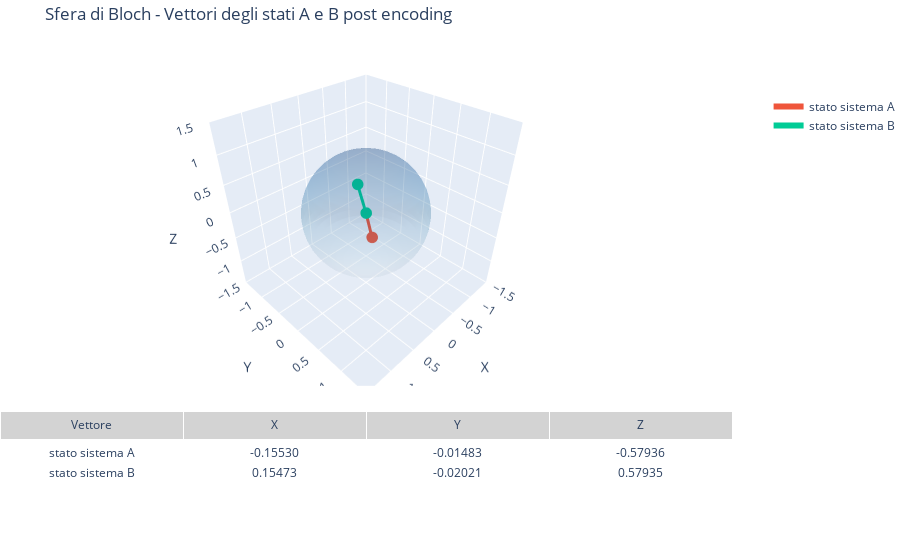

Here is the notebook cell this chart was saved with:
### Markdown cell above
### Plot su sfera di Bloch

### Code cell
qc_visualize = QuantumCircuit(3)
qc_visualize.append(getAncillaParametrized(alpha),[0,1,2])
qc_visualize.ry(thetas[0],0)
qc_visualize.rz(thetas[1],0)
display(qc_visualize.draw("mpl"))
bound_a = qc_visualize.assign_parameters({alpha: 0.8, thetas[0]:result.x[0],thetas[1]:result.x[1]})
bound_b = qc_visualize.assign_parameters({alpha: 0.8, thetas[0]:result.x[2],thetas[1]:result.x[3]})

state_a = partial_trace(DensityMatrix.from_label("000").evolve(bound_a),[1,2])
state_b = partial_trace(DensityMatrix.from_label("000").evolve(bound_b),[1,2])


display(state_a.draw("latex"))
from qiskit.visualization.bloch import Bloch
import numpy as np

from qiskit.visualization import *
import plotly.graph_objects as go
from plotly.subplots import make_subplots

# Ottieni il Bloch vector (x, y, z)
bloch_vector_a = [state_a._expectation_value_pauli(Pauli(p)) for p in ['X', 'Y', 'Z']]
bloch_vector_b = [state_b._expectation_value_pauli(Pauli(p)) for p in ['X', 'Y', 'Z']]

b = Bloch(figsize=[5,5],font_size=10)
b.add_vectors([bloch_vector_a, bloch_vector_b])  # aggiunge il vettore
x,y,z = bloch_vector_a
b.add_annotation(bloch_vector_a,f"$ \\rho_A $")
b.add_annotation([1,-0.2,-0.8],f"$ \\rho_A = ({x:.3f},{y:.3f},{z:.3f}) $")
x,y,z = bloch_vector_b
b.add_annotation(bloch_vector_b,f"$ \\rho_B $")
b.add_annotation([1,1.35,-0.25],f"$ \\rho_B =  ({x:.3f},{y:.3f},{z:.3f}) $")

# Titolo personalizzato
display(b.render(title = "rappresentazione degli stati dopo encoding"))


def plot_multiple_bloch_vectors(bloch_vectors, name_vectors = None):
    """
    bloch_vectors: lista di tuple/liste [(x1,y1,z1), (x2,y2,z2), ...]
    """
    if name_vectors == None or len(name_vectors) != len(bloch_vectors) :
        name_vectors = [f"Vettore {i}" for i in range(len(bloch_vectors))]

            

    # Mesh della sfera
    u, v = np.mgrid[0:2*np.pi:50j, 0:np.pi:25j]
    xs = np.cos(u)*np.sin(v)
    ys = np.sin(u)*np.sin(v)
    zs = np.cos(v)

    fig = make_subplots(
        rows=2, cols=1,
        specs=[[{"type": "surface"}], [{"type": "table"}]],
        row_heights=[0.7, 0.3],
        vertical_spacing=0.05,
    )

    # Sfera
    fig.add_trace(go.Surface(
        x=xs, y=ys, z=zs,
        opacity=0.2, showscale=False, colorscale='Blues'
    ), row=1, col=1)

    # Dati per tabella
    labels = []
    x_vals, y_vals, z_vals = [], [], []

    # Aggiungi ogni vettore
    for i, (x, y, z) in enumerate(bloch_vectors):
        fig.add_trace(go.Scatter3d(
            x=[0, x], y=[0, y], z=[0, z],
            mode='lines+markers',
            marker=dict(size=4),
            line=dict(width=6),
            name=name_vectors[i]
        ), row=1, col=1)

        labels.append(name_vectors[i])
        x_vals.append(f"{x:.5f}")
        y_vals.append(f"{y:.5f}")
        z_vals.append(f"{z:.5f}")

    # Tabella
    fig.add_trace(go.Table(
        header=dict(values=["Vettore", "X", "Y", "Z"],
                    fill_color='lightgrey', align='center'),
        cells=dict(values=[labels, x_vals, y_vals, z_vals],
                   fill_color='white', align='center')
    ), row=2, col=1)

    # Layout
    fig.update_layout(
        title="Sfera di Bloch - Vettori degli stati A e B post encoding",
        scene=dict(
            xaxis=dict(range=[-1.5, 1.5], title='X'),
            yaxis=dict(range=[-1.5, 1.5], title='Y'),
            zaxis=dict(range=[-1.5, 1.5], title='Z'),
            aspectmode='cube'
        ),
        legend=dict(x=1.05, y=0.9),
        margin=dict(l=0, r=0, b=0, t=40)
    )

    fig.show()

# Usa la funzione
display(plot_multiple_bloch_vectors([bloch_vector_a, bloch_vector_b], ["stato sistema A", "stato sistema B"]))
# display(plot_interactive_bloch(bloch_vector_b))

### Figure 1 — Plotly figure (JSON) as saved in the notebook; plotly's stock layout.template omitted (floating-point values rounded to 4 significant figures; data arrays with more than 128 entries replaced by an {"elided": "..."} marker saying what was removed)
{"data": [{"colorscale": [[0, "rgb(247,251,255)"], [0.125, "rgb(222,235,247)"], [0.25, "rgb(198,219,239)"], [0.375, "rgb(158,202,225)"], [0.5, "rgb(107,174,214)"], [0.625, "rgb(66,146,198)"], [0.75, "rgb(33,113,181)"], [0.875, "rgb(8,81,156)"], [1, "rgb(8,48,107)"]], "opacity": 0.2, "scene": "scene", "showscale": false, "type": "surface", "x": {"elided": "50x25 float values"}, "y": {"elided": "50x25 float values"}, "z": {"elided": "50x25 float values"}}, {"line": {"width": 6}, "marker": {"size": 4}, "mode": "lines+markers", "name": "stato sistema A", "scene": "scene", "type": "scatter3d", "x": [0, -0.1553], "y": [0, -0.01483], "z": [0, -0.5794]}, {"line": {"width": 6}, "marker": {"size": 4}, "mode": "lines+markers", "name": "stato sistema B", "scene": "scene", "type": "scatter3d", "x": [0, 0.1547], "y": [0, -0.02021], "z": [0, 0.5794]}, {"cells": {"align": "center", "fill": {"color": "white"}, "values": [["stato sistema A", "stato sistema B"], ["-0.15530", "0.15473"], ["-0.01483", "-0.02021"], ["-0.57936", "0.57935"]]}, "domain": {"x": [0, 1], "y": [0, 0.285]}, "header": {"align": "center", "fill": {"color": "lightgrey"}, "values": ["Vettore", "X", "Y", "Z"]}, "type": "table"}], "layout": {"legend": {"x": 1.05, "y": 0.9}, "margin": {"b": 0, "l": 0, "r": 0, "t": 40}, "scene": {"aspectmode": "cube", "domain": {"x": [0, 1], "y": [0.335, 1.0]}, "xaxis": {"range": [-1.5, 1.5], "title": {"text": "X"}}, "yaxis": {"range": [-1.5, 1.5], "title": {"text": "Y"}}, "zaxis": {"range": [-1.5, 1.5], "title": {"text": "Z"}}}, "title": {"text": "Sfera di Bloch - Vettori degli stati A e B post encoding"}}}
